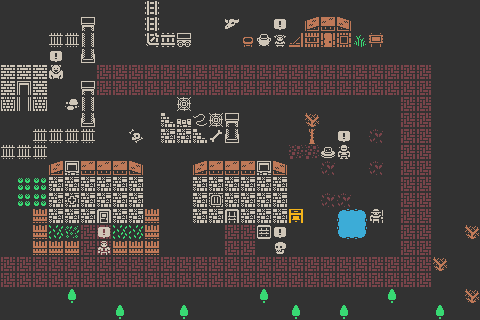

The image is a tile-based game level rendered from a .tmx file. Its description and source (layers, tilesets, objects; grid data summarised) follow:
An orthogonal 30x20 tile map with 16x16 px tiles, 4 tile layers (on_ground, collision, above_ground, npcs) and 29 objects (5x grass, 4x cabages, 2x web, 2x skull, witch, ...).

<map version="1.10" tiledversion="1.11.0" orientation="orthogonal" renderorder="right-down" width="30" height="20" tilewidth="16" tileheight="16" infinite="0" backgroundcolor="#323232" nextlayerid="6" nextobjectid="32">
 <tileset firstgid="1" source="../../tilesets/1bit/1-bit pixel.tsx" />
 <layer id="1" name="on_ground" width="30" height="20">
  <data>[600 cells, 148 non-empty, 13 distinct tile ids]</data>
 </layer>
 <layer id="2" name="collision" width="30" height="20">
  <data>[600 cells, 118 non-empty, 36 distinct tile ids]</data>
 </layer>
 <layer id="3" name="above_ground" width="30" height="20">
  <data>[600 cells, 10 non-empty, 5 distinct tile ids]</data>
 </layer>
 <layer id="4" name="npcs" width="30" height="20">
  <data>[600 cells, 7 non-empty, 7 distinct tile ids]</data>
 </layer>
 <objectgroup id="5" name="metadata">
  <object id="1" name="witch" x="274.125" y="35.5" width="11.5" height="10.5">
   <properties>
    <property name="_npc" type="bool" value="true" />
    <property name="_objective" value="would like ingridients for her potions" />
    <property name="inventory" value="potion of enlargening, potion of shrinking, potion of change to stone, potion of speech" />
    <property name="mental_state" value="slightly frustrated" />
    <property name="size" value="regular" />
   </properties>
  </object>
  <object id="3" name="skull of a bull" x="226.432" y="19.2955" width="11.5" height="10.5">
   <properties>
    <property name="_npc" type="bool" value="false" />
    <property name="material" value="bone" />
    <property name="size" value="regular" />
   </properties>
  </object>
  <object id="5" name="cauldron" x="258" y="35.75" width="11.5" height="10.5">
   <properties>
    <property name="_npc" type="bool" value="false" />
    <property name="inventory" value="water" />
    <property name="material" value="iron" />
    <property name="size" value="regular" />
   </properties>
  </object>
  <object id="6" name="chair" x="242.75" y="36.5" width="11.5" height="10.5">
   <properties>
    <property name="_npc" type="bool" value="false" />
    <property name="material" value="wood" />
    <property name="size" value="regular" />
   </properties>
  </object>
  <object id="7" name="minecart" x="178.25" y="34.5" width="11.5" height="10.5">
   <properties>
    <property name="_npc" type="bool" value="false" />
    <property name="material" value="iron" />
    <property name="mobility" value="stuck due to rust" />
    <property name="size" value="regular" />
    <property name="weight" value="extremely heavy" />
   </properties>
  </object>
  <object id="8" name="monster" x="49.9167" y="67.0833" width="11.5" height="10.5">
   <properties>
    <property name="_npc" type="bool" value="true" />
    <property name="inventory" value="key to the tower" />
    <property name="mental_state" value="hungry" />
    <property name="size" value="regular" />
   </properties>
  </object>
  </objectgroup>
</map>
<!-- 23 of 29 objects omitted -->
